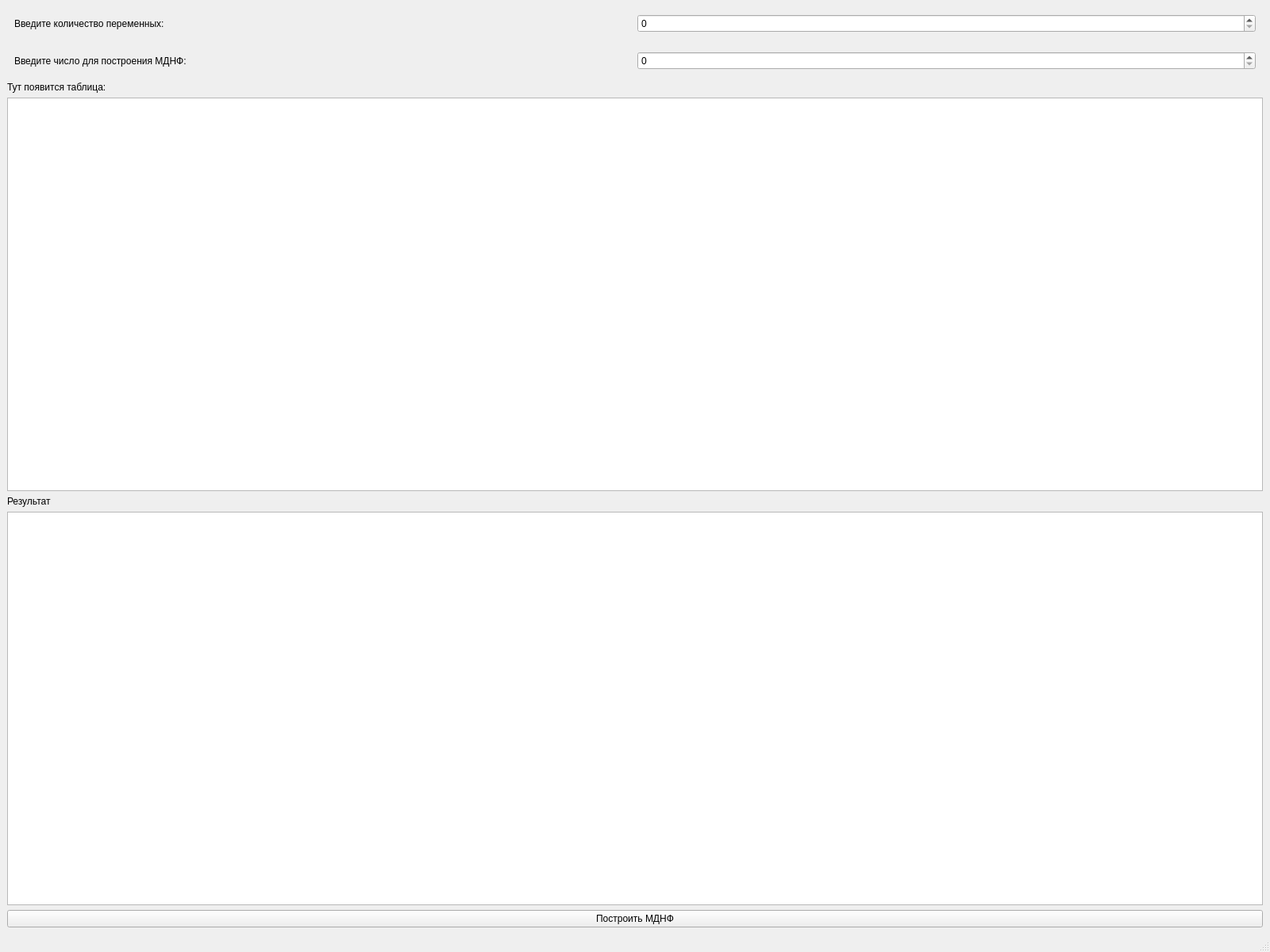
<?xml version="1.0" encoding="UTF-8"?>
<ui version="4.0">
 <class>MainWindow</class>
 <widget class="QMainWindow" name="MainWindow">
  <property name="geometry">
   <rect>
    <x>0</x>
    <y>0</y>
    <width>1600</width>
    <height>1200</height>
   </rect>
  </property>
  <property name="windowTitle">
   <string>MainWindow</string>
  </property>
  <widget class="QWidget" name="centralwidget">
   <layout class="QVBoxLayout" name="verticalLayout">
    <item>
     <widget class="QWidget" name="widget" native="true">
      <layout class="QHBoxLayout" name="horizontalLayout">
       <item>
        <widget class="QLabel" name="label">
         <property name="text">
          <string>Введите количество переменных:</string>
         </property>
        </widget>
       </item>
       <item>
        <widget class="QSpinBox" name="spinBox"/>
       </item>
      </layout>
     </widget>
    </item>
    <item>
     <widget class="QWidget" name="widget_2" native="true">
      <layout class="QHBoxLayout" name="horizontalLayout_2">
       <item>
        <widget class="QLabel" name="label_2">
         <property name="text">
          <string>Введите число для построения МДНФ:</string>
         </property>
        </widget>
       </item>
       <item>
        <widget class="QSpinBox" name="spinBox_2"/>
       </item>
      </layout>
     </widget>
    </item>
    <item>
     <widget class="QLabel" name="label_3">
      <property name="text">
       <string>Тут появится таблица:</string>
      </property>
     </widget>
    </item>
    <item>
     <widget class="QTableWidget" name="tableWidget"/>
    </item>
    <item>
     <widget class="QLabel" name="label_4">
      <property name="text">
       <string>Результат</string>
      </property>
     </widget>
    </item>
    <item>
     <widget class="QTableWidget" name="tableWidget_2"/>
    </item>
    <item>
     <widget class="QPushButton" name="pushButton">
      <property name="text">
       <string>Построить МДНФ</string>
      </property>
     </widget>
    </item>
   </layout>
  </widget>
  <widget class="QMenuBar" name="menubar">
   <property name="geometry">
    <rect>
     <x>0</x>
     <y>0</y>
     <width>1600</width>
     <height>24</height>
    </rect>
   </property>
  </widget>
  <widget class="QStatusBar" name="statusbar"/>
 </widget>
 <resources/>
 <connections/>
</ui>
